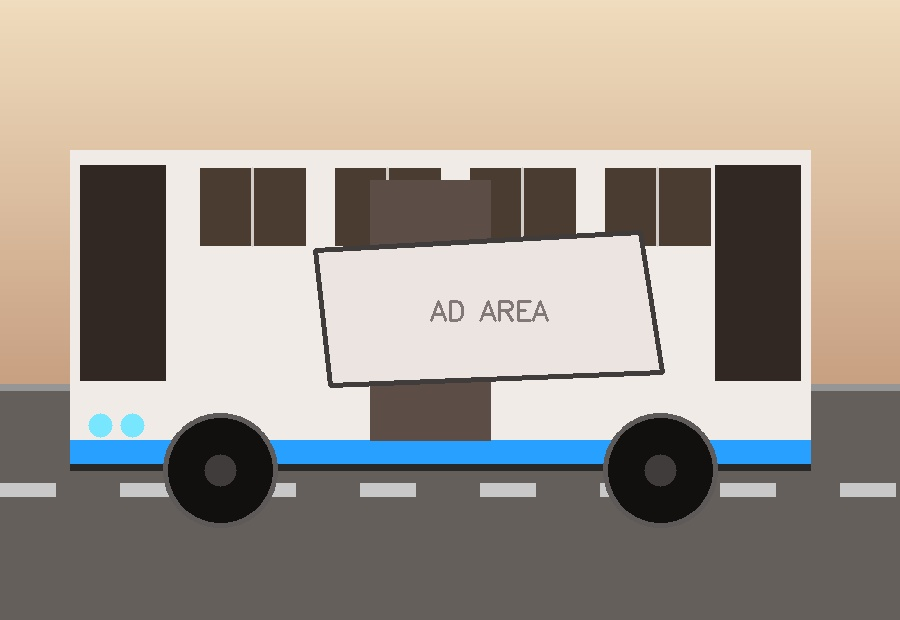
#> input picture Prac3/ImgMapping/myCar.jpg, 900 x 620 px
$ python my_ImgMapping2.py
#> lines starting #> are read from the running program, lines starting #| are printed output that depends on the picture; after the words box and inside, x2 and y2 are one past the last pixel; in counts of white or black regions, pixels touching at a corner belong together
# -*- coding: utf-8 -*-
"""
实践任务3 - 例程2（自选图版）：
从公交车 myCar.jpg 中提取梯形广告区域，并透视矫正成规则矩形。
与 ImgMapping2.py 逻辑一致，仅替换了图像与广告区角点。
"""
import cv2
import numpy as np

# 1. 读取公交车图像（彩色）
car_img = cv2.imread('myCar.jpg', cv2.IMREAD_COLOR)
#> car_img is the input picture: shape (620, 900, 3); mean B, G, R 143.5, 153.6, 163
h_car, w_car, _ = car_img.shape
#> h_car = 620; w_car = 900

# 2. 手工设置广告区域的四个点 (x, y)
ad_points_car = np.array([
    [315, 250],   # 左上
    [640, 232],   # 右上
    [662, 372],   # 右下
    [330, 385]    # 左下
], dtype=np.float32)

# 3. 创建广告区域掩模
mask = np.zeros((h_car, w_car), dtype=np.uint8)
cv2.fillPoly(mask, [ad_points_car.astype(np.int32)], 255)
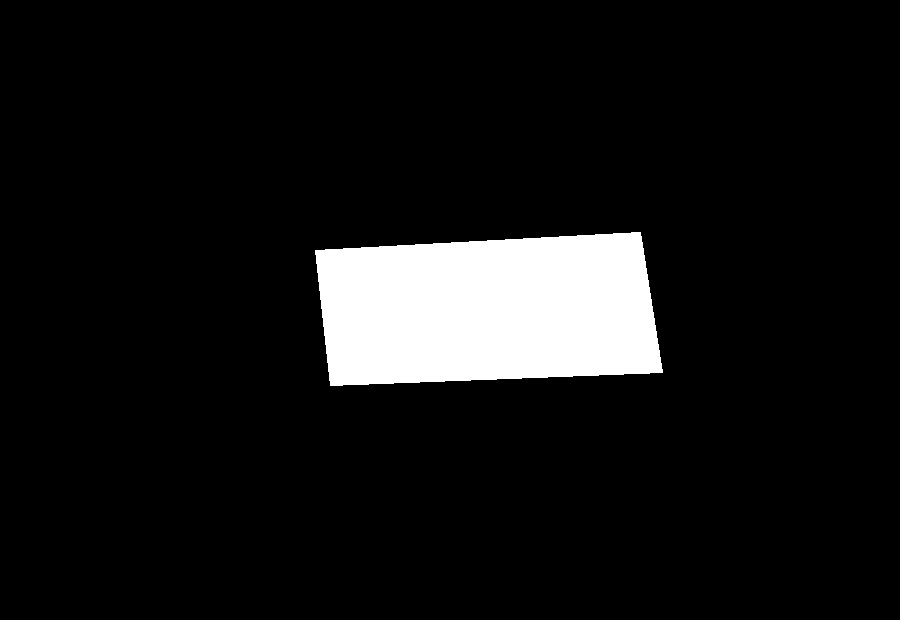
#> mask: shape (620, 900); 8.2% white; 1 white region, box (x1, y1, x2, y2) and area: (315, 232, 663, 386) 45922
mask_3ch = cv2.merge([mask, mask, mask])

# 4. 提取广告区域图像（保留彩色）
ad_region_img = np.zeros_like(car_img)
ad_region_img = np.where(mask_3ch == 255, car_img, 0)
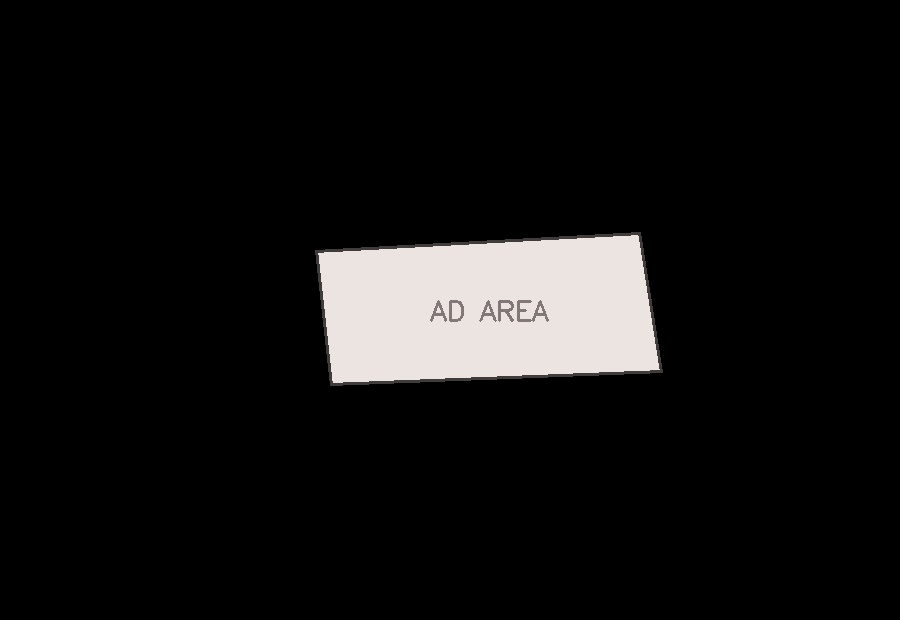
#> ad_region_img: shape (620, 900, 3); mean B, G, R 17.5, 17.8, 18.4
cv2.imwrite('2_ExtractedAdImg.jpg', ad_region_img)

# 5. 计算透视变换，把广告区域矫正成矩形
rect_width = int(max(np.linalg.norm(ad_points_car[0] - ad_points_car[1]),
                     np.linalg.norm(ad_points_car[2] - ad_points_car[3])))
rect_height = int(max(np.linalg.norm(ad_points_car[0] - ad_points_car[3]),
                      np.linalg.norm(ad_points_car[1] - ad_points_car[2])))

rect_points = np.array([
    [0, 0],
    [rect_width - 1, 0],
    [rect_width - 1, rect_height - 1],
    [0, rect_height - 1]
], dtype=np.float32)

M = cv2.getPerspectiveTransform(ad_points_car, rect_points)
ad_rectified = cv2.warpPerspective(car_img, M, (rect_width, rect_height))
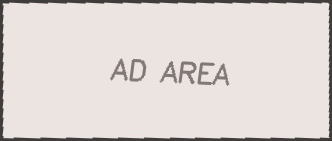
#> ad_rectified: shape (141, 332, 3); mean B, G, R 212.9, 215.8, 223.5
cv2.imwrite('2_ADRectified.jpg', ad_rectified)

print("已保存 2_ExtractedAdImg.jpg / 2_ADRectified.jpg")

$ run again, with Prac3/ImgMapping/Img1.jpg copied over Prac3/ImgMapping/myCar.jpg
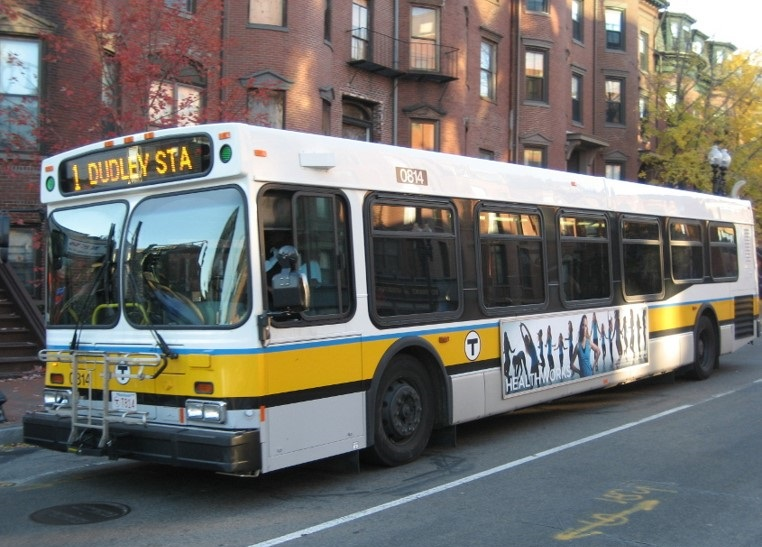
#> input picture Prac3/ImgMapping/Img1.jpg, 762 x 547 px
#> car_img is the input picture: shape (547, 762, 3); mean B, G, R 107.5, 111.6, 113.4
#> `cv2.fillPoly(mask, [ad_points_car.astype(np.int32)], 255)`:
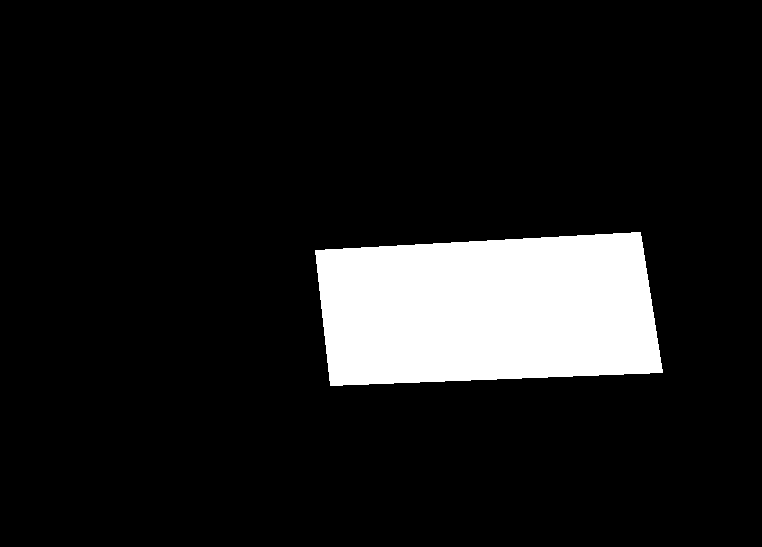
#> mask: shape (547, 762); 11% white; 1 white region, box (x1, y1, x2, y2) and area: (315, 232, 663, 386) 45922
#> `ad_rectified = cv2.warpPerspective(car_img, M, (rect_width, rect_heigh..`:
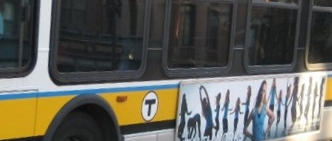
#> ad_rectified: shape (141, 332, 3); mean B, G, R 89.1, 96.8, 97.5
